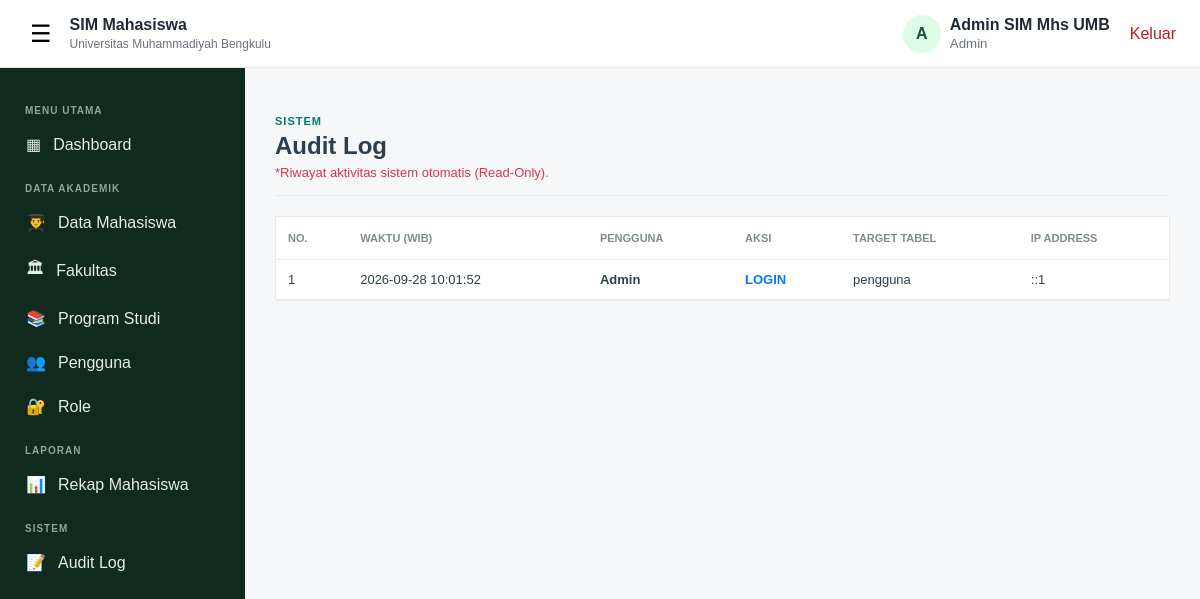
/audit_log.php (signed in), run on the app's committed database.
### tables this page shows
CREATE TABLE `audit_log` (
  `id_audit` bigint(20) UNSIGNED NOT NULL,
  `id_pengguna` bigint(20) UNSIGNED DEFAULT NULL,
  `tabel_nama` varchar(100) NOT NULL,
  `record_id` varchar(100) DEFAULT NULL,
  `aksi` enum('LOGIN','LOGOUT','INSERT','UPDATE','DELETE','VIEW') NOT NULL,
  `data_lama` longtext DEFAULT NULL CHECK (json_valid(`data_lama`)),
  `data_baru` longtext DEFAULT NULL CHECK (json_valid(`data_baru`)),
  `ip_address` varchar(45) DEFAULT NULL,
  `user_agent` text DEFAULT NULL,
  `waktu` datetime NOT NULL DEFAULT current_timestamp()
);

CREATE TABLE `pengguna` (
  `id_pengguna` bigint(20) UNSIGNED NOT NULL,
  `id_role` smallint(5) UNSIGNED NOT NULL,
  `id_universitas` bigint(20) UNSIGNED DEFAULT NULL,
  `id_fakultas` bigint(20) UNSIGNED DEFAULT NULL,
  `id_program_studi` bigint(20) UNSIGNED DEFAULT NULL,
  `username` varchar(100) NOT NULL,
  `password_hash` varchar(255) NOT NULL,
  `nama_lengkap` varchar(200) NOT NULL,
  `email` varchar(150) DEFAULT NULL,
  `no_hp` varchar(30) DEFAULT NULL,
  `status_aktif` enum('Aktif','Tidak Aktif') NOT NULL DEFAULT 'Aktif',
  `last_login` datetime DEFAULT NULL,
  `created_at` timestamp NOT NULL DEFAULT current_timestamp(),
  `updated_at` timestamp NOT NULL DEFAULT current_timestamp() ON UPDATE current_timestamp()
);

### audit_log.php (the view)
<?php session_start(); require_once 'koneksi.php'; require_once 'auth_check.php'; ?>
<!DOCTYPE html>
<html lang="id">
<head><title>Audit Log</title><link rel="stylesheet" href="style.css"></head>
<body>
    <?php require_once 'topbar.php'; require_once 'sideleftbar.php'; ?>
    <div class="main-content">
        <div class="page-header">
            <div class="header-left">
                <p class="header-label">SISTEM</p>
                <h1 class="page-title">Audit Log</h1>
                <p class="page-desc" style="color:#dc3545;">*Riwayat aktivitas sistem otomatis (Read-Only).</p>
            </div>
        </div>
        <div class="card-table">
            <table class="custom-table">
                <thead><tr><th>NO.</th><th>WAKTU (WIB)</th><th>PENGGUNA</th><th>AKSI</th><th>TARGET TABEL</th><th>IP ADDRESS</th></tr></thead>
                <tbody>
                    <?php $q = mysqli_query($koneksi, "SELECT a.*, p.username FROM audit_log a LEFT JOIN pengguna p ON a.id_pengguna = p.id_pengguna ORDER BY a.id_audit DESC LIMIT 100"); $no = 1; while($d = mysqli_fetch_array($q)){ ?>
                    <tr>
                        <td><?= $no++; ?></td><td><?= $d['waktu']; ?></td><td><b><?= htmlspecialchars($d['username'] ? $d['username'] : 'Sistem'); ?></b></td>
                        <td><span style="font-weight:bold; color:<?= $d['aksi']=='DELETE'?'#dc3545':($d['aksi']=='INSERT'?'#28a745':'#007bff') ?>"><?= $d['aksi']; ?></span></td>
                        <td><?= htmlspecialchars($d['tabel_nama']); ?></td><td><?= htmlspecialchars($d['ip_address']); ?></td>
                    </tr>
                    <?php } ?>
                </tbody>
            </table>
        </div>
    </div>
</body></html>

### style.css (style rules this page uses)
* { box-sizing: border-box; }
:root { --primary: #166534; --primary-dark: #14532d; --secondary: #0f766e; --text: #1f2937; --muted: #6b7280; --border: #e5e7eb; --bg: #f5f7f9; --white: #ffffff; --danger: #b91c1c; --sidebar: #102a1d; }
body { margin: 0; font-family: Arial, Helvetica, sans-serif; color: var(--text); background: var(--bg); }
.main-content { margin-left: 245px; padding: 100px 30px 40px; min-height: 100vh; }
.page-header { display: flex; justify-content: space-between; align-items: flex-end; margin-top: 15px; margin-bottom: 20px; border-bottom: 1px solid #eaeaea; padding-bottom: 15px; }
.header-left { display: flex; flex-direction: column; gap: 5px; }
.header-label { font-size: 11px; font-weight: 700; color: #00796b; text-transform: uppercase; letter-spacing: 1px; margin: 0; }
.page-title { font-size: 24px; font-weight: 600; color: #2c3e50; margin: 0; }
.page-desc { font-size: 13px; color: #7f8c8d; margin: 0; }
.card-table { background: #fff; width: 100%; border: 1px solid #eaeaea; overflow-x: auto; }
.custom-table { width: 100%; border-collapse: collapse; text-align: left; }
.custom-table th { font-size: 11px; font-weight: 600; color: #7f8c8d; text-transform: uppercase; padding: 15px 12px; border-bottom: 1px solid #eaeaea; }
.custom-table td { padding: 12px; border-bottom: 1px solid #eaeaea; color: #2c3e50; font-size: 13px; vertical-align: middle; }

### data on the page
audit_log: waktu "2026-09-28 10:01:52", id_pengguna.username "Admin", aksi "LOGIN", tabel_nama "pengguna", ip_address "::1"

### other printed values
substr($namaPengguna, 0, 1) "A"
$namaPengguna "Admin SIM Mhs UMB"
$namaRole "Admin"
